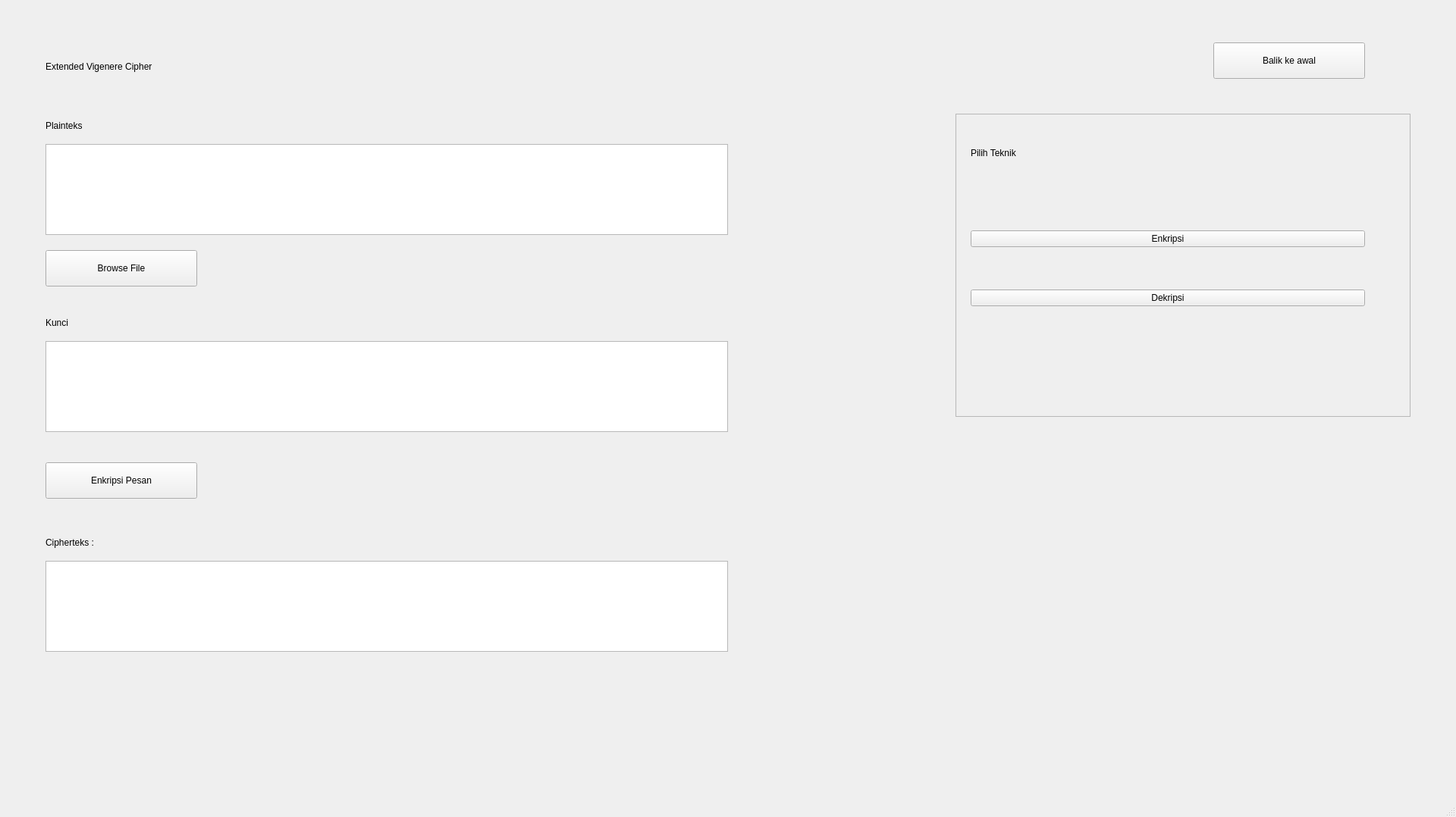
<?xml version="1.0" encoding="UTF-8"?>
<ui version="4.0">
 <class>MainWindow</class>
 <widget class="QMainWindow" name="MainWindow">
  <property name="geometry">
   <rect>
    <x>0</x>
    <y>0</y>
    <width>1920</width>
    <height>1078</height>
   </rect>
  </property>
  <property name="windowTitle">
   <string>MainWindow</string>
  </property>
  <widget class="QWidget" name="centralwidget">
   <widget class="QLabel" name="resultText">
    <property name="geometry">
     <rect>
      <x>60</x>
      <y>700</y>
      <width>900</width>
      <height>32</height>
     </rect>
    </property>
    <property name="styleSheet">
     <string notr="true">font: 63 12pt &quot;Poppins SemiBold&quot;;</string>
    </property>
    <property name="text">
     <string>Cipherteks :</string>
    </property>
   </widget>
   <widget class="QTextBrowser" name="results">
    <property name="geometry">
     <rect>
      <x>60</x>
      <y>740</y>
      <width>900</width>
      <height>120</height>
     </rect>
    </property>
    <property name="styleSheet">
     <string notr="true">font: 57 8pt &quot;Poppins Medium&quot;;</string>
    </property>
    <property name="text" stdset="0">
     <string/>
    </property>
   </widget>
   <widget class="QPushButton" name="generateButton">
    <property name="geometry">
     <rect>
      <x>60</x>
      <y>610</y>
      <width>200</width>
      <height>48</height>
     </rect>
    </property>
    <property name="text">
     <string>Enkripsi Pesan</string>
    </property>
   </widget>
   <widget class="QTextEdit" name="key_input">
    <property name="geometry">
     <rect>
      <x>60</x>
      <y>450</y>
      <width>900</width>
      <height>120</height>
     </rect>
    </property>
   </widget>
   <widget class="QLabel" name="label_2">
    <property name="geometry">
     <rect>
      <x>60</x>
      <y>56</y>
      <width>900</width>
      <height>64</height>
     </rect>
    </property>
    <property name="styleSheet">
     <string notr="true">font: 63 20pt &quot;Poppins SemiBold&quot;;</string>
    </property>
    <property name="text">
     <string>Extended Vigenere Cipher</string>
    </property>
   </widget>
   <widget class="QPushButton" name="backButton">
    <property name="geometry">
     <rect>
      <x>1600</x>
      <y>56</y>
      <width>200</width>
      <height>48</height>
     </rect>
    </property>
    <property name="text">
     <string>Balik ke awal</string>
    </property>
   </widget>
   <widget class="QLabel" name="text_label">
    <property name="geometry">
     <rect>
      <x>60</x>
      <y>150</y>
      <width>900</width>
      <height>32</height>
     </rect>
    </property>
    <property name="styleSheet">
     <string notr="true">font: 63 12pt &quot;Poppins SemiBold&quot;;</string>
    </property>
    <property name="text">
     <string>Plainteks</string>
    </property>
   </widget>
   <widget class="QFrame" name="frame">
    <property name="geometry">
     <rect>
      <x>1260</x>
      <y>150</y>
      <width>600</width>
      <height>400</height>
     </rect>
    </property>
    <property name="frameShape">
     <enum>QFrame::StyledPanel</enum>
    </property>
    <property name="frameShadow">
     <enum>QFrame::Raised</enum>
    </property>
    <widget class="QLabel" name="label">
     <property name="geometry">
      <rect>
       <x>20</x>
       <y>20</y>
       <width>520</width>
       <height>64</height>
      </rect>
     </property>
     <property name="styleSheet">
      <string notr="true">font: 63 20pt &quot;Poppins SemiBold&quot;;
qproperty-alignment: AlignCenter;</string>
     </property>
     <property name="text">
      <string>Pilih Teknik</string>
     </property>
    </widget>
    <widget class="QWidget" name="verticalLayoutWidget_2">
     <property name="geometry">
      <rect>
       <x>20</x>
       <y>104</y>
       <width>520</width>
       <height>200</height>
      </rect>
     </property>
     <layout class="QVBoxLayout" name="verticalLayout_2">
      <item>
       <widget class="QPushButton" name="encryptButton">
        <property name="text">
         <string>Enkripsi</string>
        </property>
       </widget>
      </item>
      <item>
       <widget class="QPushButton" name="decryptButton">
        <property name="text">
         <string>Dekripsi</string>
        </property>
       </widget>
      </item>
     </layout>
    </widget>
   </widget>
   <widget class="QTextEdit" name="text_input">
    <property name="geometry">
     <rect>
      <x>60</x>
      <y>190</y>
      <width>900</width>
      <height>120</height>
     </rect>
    </property>
   </widget>
   <widget class="QLabel" name="key_label">
    <property name="geometry">
     <rect>
      <x>60</x>
      <y>410</y>
      <width>900</width>
      <height>32</height>
     </rect>
    </property>
    <property name="styleSheet">
     <string notr="true">font: 63 12pt &quot;Poppins SemiBold&quot;;</string>
    </property>
    <property name="text">
     <string>Kunci</string>
    </property>
   </widget>
   <widget class="QPushButton" name="browseButton">
    <property name="geometry">
     <rect>
      <x>60</x>
      <y>330</y>
      <width>200</width>
      <height>48</height>
     </rect>
    </property>
    <property name="text">
     <string>Browse File</string>
    </property>
   </widget>
  </widget>
  <widget class="QMenuBar" name="menubar">
   <property name="geometry">
    <rect>
     <x>0</x>
     <y>0</y>
     <width>1920</width>
     <height>21</height>
    </rect>
   </property>
  </widget>
  <widget class="QStatusBar" name="statusbar"/>
 </widget>
 <resources/>
 <connections/>
</ui>
